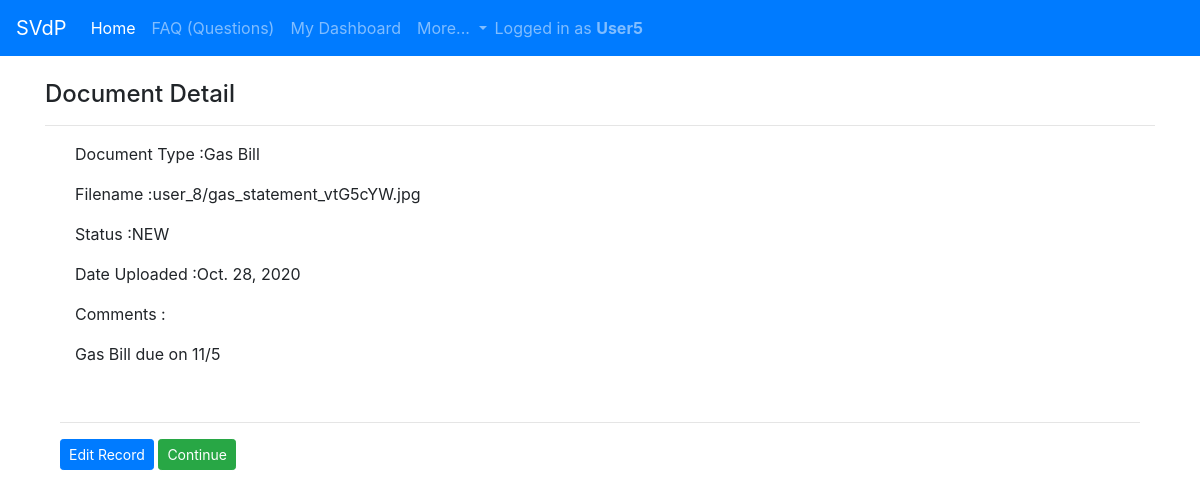
/docs_detail/1/ (signed in), run on the app's committed database.
### home/models.py (models this page shows, shortened)
class Documents(models.Model):
    STATUS = [('NEW', 'NEW'), ('ACCEPTED', 'ACCEPTED'), ('RESUBMIT', 'RESUBMIT')]
    DOC_TYPE = [('Lease Agreement', 'Lease Agreement'), ('Mortgage Statement', 'Mortgage Statement'), ('Electric Bill', 'Electric Bill'),
                ('Water Bill', 'Water Bill'), ('Gas Bill', 'Gas Bill'), ('Identification', 'Identification'), ('Pay Stub', 'Pay Stub'),
                ('Crisis/COVID Letter', 'Crisis/COVID Letter')]
    username = models.ForeignKey(User, on_delete=models.CASCADE)
    status = models.CharField(max_length=100, default='NEW', choices=STATUS)
    date_uploaded = models.DateField()
    doc_type = models.CharField(max_length=100, choices=DOC_TYPE)
    doc_file = models.FileField(upload_to=user_directory_path)
    comment = models.TextField(blank=True)

### home/views.py (the view)
# urls.py: path('docs_detail/<pk>/', login_required(DocumentsModelDetail.as_view()), name = 'docs_detail'),
class DocumentsModelDetail(OwnObjectsMixin,DetailView):
    model = Documents

### home/views.py (called while the page is built)
     def get_queryset(self):
         username = self.request.user
         return super(OwnObjectsMixin, self).get_queryset().filter(username=username)

### home/templates/home/documents_detail.html (shortened to what this page needs)
{% extends "base.html" %}
{% load static %}
{% block content %}
<br>
<h4>Document Detail </h4>
<hr>
<div class="container">
    <div class="container">
        <p>Document Type   :{{ object.doc_type }}</p>
        <p>Filename        :{{ object.doc_file }}</p>
        <p>Status          :{{ object.status }}</p>
        <p>Date Uploaded   :{{ object.date_uploaded }}</p>
       <p>Comments        :</p><p class="primary">{{ object.comment }}</p><br>
    </div>
    <hr>
    <a class="btn btn-primary btn-sm" role="button"  href="/home/docs_update/{{ object.id }}">Edit Record</a>
    <a class="btn btn-success btn-sm" role="button"  href="/home/docs_list/">Continue</a>
</div>
<br><br>
{% endblock %}

### templates/base.html (shortened to what this page needs)
<!DOCTYPE html>
<html>
  <head>
    <link rel="stylesheet" href="https://stackpath.bootstrapcdn.com/bootstrap/4.5.2/css/bootstrap.min.css">
  </head>
  <body>
    <nav class="navbar navbar-expand-lg navbar-dark bg-primary">
      <a class="navbar-brand" href="#">SVdP</a>
      <div class="collapse navbar-collapse" id="navbarNavDropdown">
        <ul class="navbar-nav">
          <li class="nav-item active">
            <a class="nav-link" href="/home">Home <span class="sr-only">(current)</span></a>
          </li>
          <li class="nav-item">
            <a class="nav-link" href="/home/hpapp_faq">FAQ (Questions)</a>
          </li>
          {% if user.is_authenticated %}
              <li class="nav-item">
                <a class="nav-link" href="{% url 'home:dashboard' %}">My Dashboard</a>
              </li>
          {% endif %}
          <li class="nav-item dropdown">
            <a class="nav-link dropdown-toggle" href="#" id="navbarDropdownMenuLink" role="button" data-toggle="dropdown" aria-haspopup="true" aria-expanded="false">
              More...
            </a>
          </li>
        </ul>
        {% if user.is_authenticated %}
        <span class="navbar-text">
          Logged in as <b>{{ user.username }}</b>
        </span>
        {% endif %}
      </div>
    </nav>
    {% block body %}
    <div class="container">
      {% block content %}
      {% endblock %}
      {% endblock %}
   </div>
  </body>
</html>

### data on the page
Documents: doc_type "Gas Bill", doc_file "user_8/gas_statement_vtG5cYW.jpg", status "NEW", date_uploaded "Oct. 28, 2020", comment "Gas Bill due on 11/5"

### other printed values
{{ user.username }} "User5"
